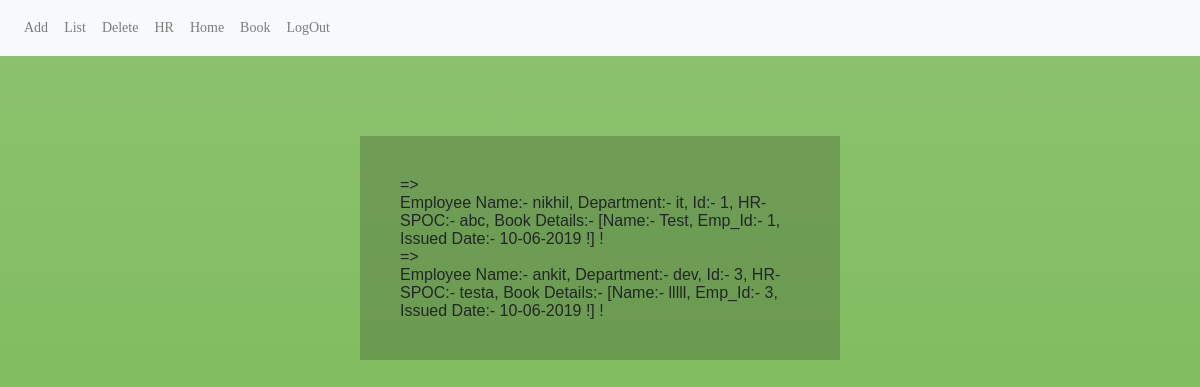
Screenshot of /employees/list (signed in) with the database file from the repository.
### project/models.py (models this page shows, shortened)
class Employee(db.Model):
    __tablename__ = 'employees'
    id= db.Column(db.Integer, primary_key=True)
    name= db.Column(db.Text)
    department= db.Column(db.Text)
    hr=db.relationship('HumanResources', backref='emplo', uselist=False)
    bk=db.relationship('Book', backref='emplo',  uselist=True)
    def __repr__(self):
        print(dir(self), self.bk)
        if self.bk and self.hr:
            print("both")
            a='\n'
            return f" Employee Name:- {self.name}, Department:- {self.department}, Id:- {self.id}, HR-SPOC:- {self.hr.name}, Book Details:- {self.bk} !"
        elif self.bk:
            print("self.book ")
            a='\n'
            return f" Employee Name:- {self.name}, Department:- {self.department}, Id:- {self.id}, HR-SPOC:- NA , Book Details:- {self.bk} !"
        elif self.hr:
            return f"Employee Name:- {self.name}, Department:- {self.department}, Id:- {self.id}, HR-SPOC:- {self.hr.name} , Book Details:- NA!"
        else:
            print("blank")
            return f"Employee Name:- {self.name}, Department:- {self.department}, Id:- {self.id} HR:- NA, Books:- NA"

class Book(db.Model):
    __tablename__="book"
    id= db.Column(db.Integer, primary_key=True)
    name=db.Column(db.Text, unique= True, index=True)
    emplo_id=db.Column(db.Integer, db.ForeignKey('employees.id'))
    dateissue=db.Column(db.String)
    datesubmit=db.Column(db.String)
    def __repr__(self):
        return f"Name:- {self.name}, Emp_Id:- {self.emplo_id}, Issued Date:- {self.dateissue} !"

class HumanResources(db.Model):
    __tablename__="hrtable"
    id= db.Column(db.Integer, primary_key=True)
    name=db.Column(db.Text)
    emplo_id=db.Column(db.Integer, db.ForeignKey('employees.id'))

### project/employee/views.py (the view)
@employee_blueprints.route('/list')
@login_required
def list():
    employees = Employee.query.all()
    book = Book.query.all()
    return render_template('list.html', employees=employees, book=book)

### project/models.py (called while the page is built)
@login_manager.user_loader
def load_user(user_id):
    return User.query.get(user_id)

### project/employee/templates/employee/list.html (shortened to what this page needs)
<head>
  	<link rel="stylesheet"  href="{{ url_for('static', filename='css/main_register.css') }}">
</head>
<body>
{% extends 'base_hr.html' %}
{% block content %}
<div class="main-w3layouts wrapper">
  <div class="main-agileinfo">
    <div class="agileits-top">
  {% for emp in employees %}
  <ol>
    <li><h5>=></h5>{{emp}}</li>
    </ol>
  {% endfor %}
</div>
</div>
</div>
{% endblock%}

### project/hr/templates/hr/base_hr.html (shortened to what this page needs)
<!DOCTYPE html>
<html lang="en" dir="ltr">
  <head>
    <link rel="stylesheet" href="https://stackpath.bootstrapcdn.com/bootstrap/4.1.3/css/bootstrap.min.css">
<link rel="stylesheet"  href="{{ url_for('static', filename='css/util.css') }}">
<link rel="stylesheet"  href="{{ url_for('static', filename='css/main_register.css') }}">
<link rel="stylesheet"  href="{{ url_for('static', filename='css/main.css') }}">
  </head>
  <body>
    <nav class="navbar navbar-expand-lg navbar-light bg-light">
      <div class="navbar-nav">
        {% if current_user.is_authenticated %}
        <a href="{{url_for('employee.add')}}" class="nav-item nav-link">Add</a>
        <a href="{{url_for('employee.list')}}" class="nav-item nav-link">List</a>
        <a href="{{url_for('employee.delete')}}" class="nav-item nav-link">Delete</a>
        <a href="{{url_for('hr.add')}}" class="nav-item nav-link">HR</a>
        <a href="{{url_for('home')}}" class="nav-item nav-link">Home</a>
        <a href="{{url_for('book.add')}}" class="nav-item nav-link">Book</a>
        <a href="{{url_for('logout')}}" class="nav-item nav-link">LogOut</a>
        {% else %}
        <a href="{{url_for('about')}}" class="nav-item nav-link">About Us</a>
        <a href="{{url_for('login')}}" class="nav-item nav-link">Log In</a>
        <a href="{{url_for('register')}}" class="nav-item nav-link">Register</a>
        {% endif%}
      </div>
    </nav>
    {% block content %}
    {% endblock %}
  </body>
</html>

### project/static/css/main_register.css (style rules this page uses)
html, body, div, span, applet, object, iframe, h1, h2, h3, h4, h5, h6, p, blockquote, pre, a, abbr, acronym, address, big, cite, code, del, dfn, em, img, ins, kbd, q, s, samp, small, strike, strong, sub, sup, tt, var, b, u, i, dl, dt, dd, ol, nav ul, nav li, fieldset, form, label, legend, table, caption, tbody, tfoot, thead, tr, th, td, article, aside, canvas, details, embed, figure, figcaption, footer, header, hgroup, menu, nav, output, ruby, section, summary, time, mark, audio, video { margin: 0; padding: 0; border: 0; font-size: 100%; font: inherit; vertical-align: baseline; }
article, aside, details, figcaption, figure, footer, header, hgroup, menu, nav, section { display: block; }
ol, ul { list-style: none; margin: 0px; padding: 0px; }
a { text-decoration: none; }
body { background: #76b852; background: -webkit-linear-gradient(to top, #76b852, #8DC26F); background: -moz-linear-gradient(to top, #76b852, #8DC26F); background: -o-linear-gradient(to top, #76b852, #8DC26F); background: linear-gradient(to top, #76b852, #8DC26F); background-size: cover; background-attachment: fixed; font-family: 'Roboto', sans-serif; }
.main-w3layouts { padding: 3em 0 1em; }
.main-agileinfo { width: 35%; margin: 3em auto; background: rgba(0, 0, 0, 0.18); background-size: cover; }
.agileits-top { padding: 3em; }
.wrapper { position: relative; overflow: hidden; }
@media (max-width:1366px) { .agileits-top { padding: 2.5em; } }
@media (max-width:1366px) { .main-agileinfo { margin: 2em auto; } }
@media (max-width:1366px) { .main-agileinfo { width: 36%; } }
@media (max-width:1280px) { .main-agileinfo { width: 40%; } }

### project/static/css/main.css (style rules this page uses)
* { margin: 0px; padding: 0px; box-sizing: border-box; }
body, html { height: 100%; font-family: OpenSans-Regular, sans-serif; }
a { font-family: OpenSans-Regular; font-size: 14px; line-height: 1.7; color: #666666; margin: 0px; transition: all 0.4s; -webkit-transition: all 0.4s; -o-transition: all 0.4s; -moz-transition: all 0.4s; }
h1,h2,h3,h4,h5,h6 { margin: 0px; }
ul, li { margin: 0px; list-style-type: none; }

### rows the page displays
Employee: name+department+id "Employee Name:- nikhil, Department:- it, Id:- 1, HR-SPOC:- abc, Book Details:- [Name:- Test, Emp_Id:- 1, Issued Date:- 10-06-2019 !] !"
Employee: name+department+id "Employee Name:- ankit, Department:- dev, Id:- 3, HR-SPOC:- testa, Book Details:- [Name:- lllll, Emp_Id:- 3, Issued Date:- 10-06-2019 !] !"
